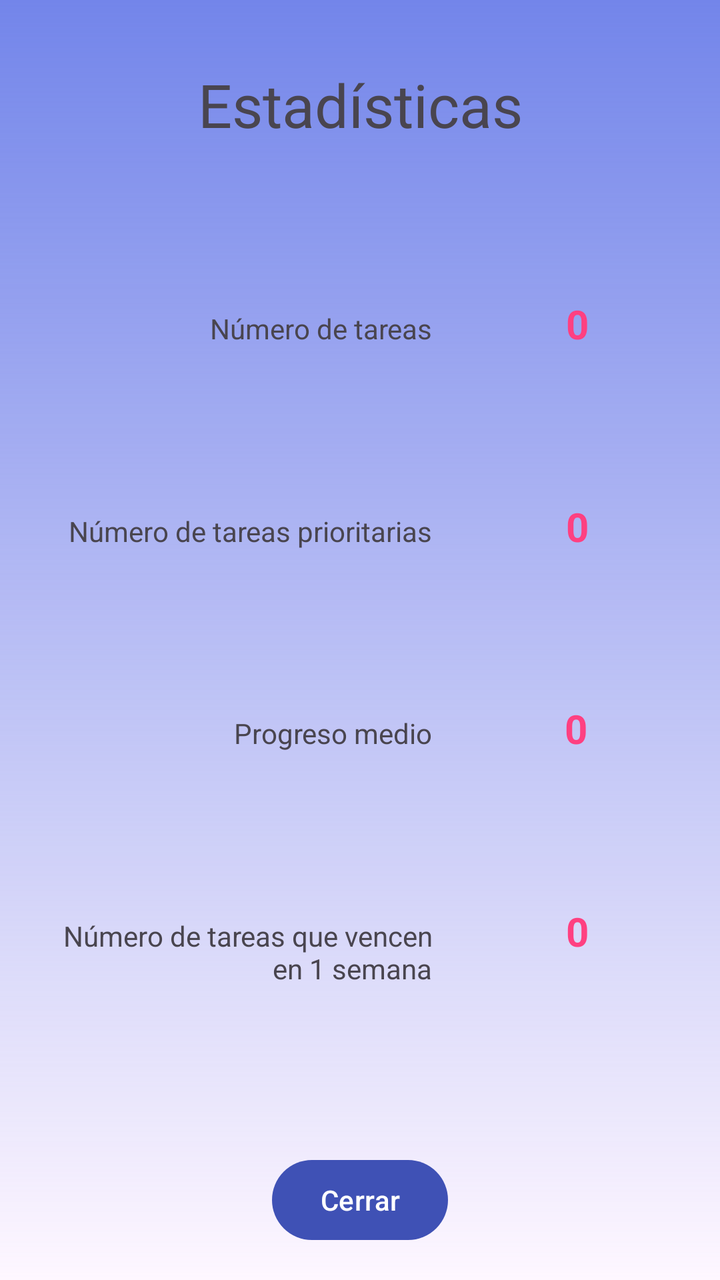
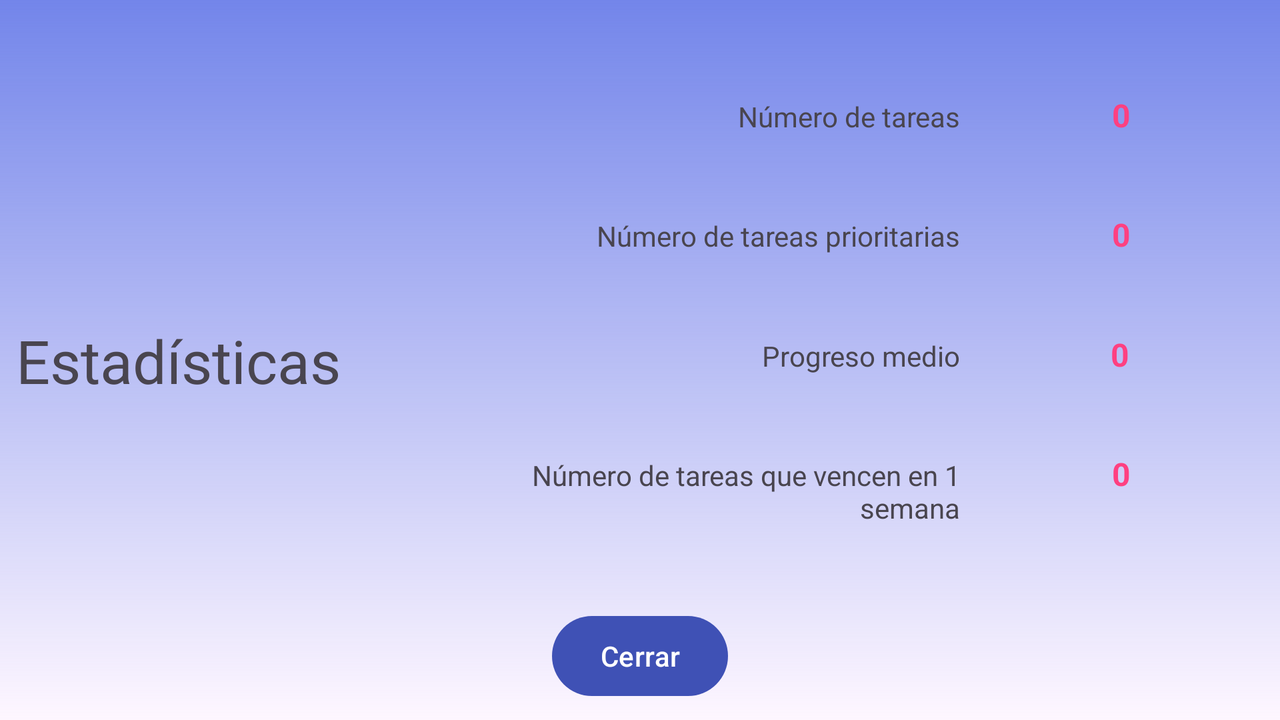

The same Android screen from two of the app's own layout files: first res/layout/ as a phone draws it, then the repository's variant for another configuration, drawn on a device whose configuration selects that folder. Both files follow.
<!-- AndroidManifest.xml: application theme Theme.TrassTarea -->
<!-- res/layout/activity_estadisticas.xml -->
<?xml version="1.0" encoding="utf-8"?>
<androidx.constraintlayout.widget.ConstraintLayout xmlns:android="http://schemas.android.com/apk/res/android"
    xmlns:app="http://schemas.android.com/apk/res-auto"
    xmlns:tools="http://schemas.android.com/tools"
    android:id="@+id/constraint_crear"
    android:layout_width="match_parent"
    android:layout_height="match_parent"
    android:background="@drawable/degradado_background"
    tools:context=".actividades.EstadisticasActivity">

    <TextView
        android:id="@+id/tv_estadisticas_titulo"
        android:layout_width="wrap_content"
        android:layout_height="wrap_content"
        android:layout_marginTop="32dp"
        android:text="@string/tv_estadisticas_tarea"
        android:textSize="30sp"
        app:layout_constraintEnd_toEndOf="parent"
        app:layout_constraintStart_toStartOf="parent"
        app:layout_constraintTop_toTopOf="parent" />

    <androidx.constraintlayout.widget.Guideline
        android:id="@+id/guideline_estadisticas_vertical"
        android:layout_width="wrap_content"
        android:layout_height="wrap_content"
        android:orientation="vertical"
        app:layout_constraintGuide_percent="0.6" />

    <Button
        android:id="@+id/bt_estadisticas_cerrar"
        android:layout_width="wrap_content"
        android:layout_height="wrap_content"
        android:layout_marginBottom="16dp"
        android:text="@string/bt_estadisticas_volver"
        app:layout_constraintBottom_toBottomOf="parent"
        app:layout_constraintEnd_toEndOf="parent"
        app:layout_constraintStart_toStartOf="parent" />

    <TextView
        android:id="@+id/tv_estadisticas_val1"
        android:layout_width="wrap_content"
        android:layout_height="0dp"
        android:text="@string/tv_estadisticas_val1"
        android:textColor="@color/mi_color_accent"
        android:textSize="20sp"
        android:textStyle="bold"
        app:layout_constraintBaseline_toBaselineOf="@+id/tv_estadisticas_cat1"
        app:layout_constraintEnd_toEndOf="parent"
        app:layout_constraintHorizontal_bias="0.504"
        app:layout_constraintStart_toStartOf="@+id/guideline_estadisticas_vertical" />

    <TextView
        android:id="@+id/tv_estadisticas_val2"
        android:layout_width="wrap_content"
        android:layout_height="0dp"
        android:text="@string/tv_estadisticas_val2"
        android:textColor="@color/mi_color_accent"
        android:textSize="20sp"
        android:textStyle="bold"
        app:layout_constraintBaseline_toBaselineOf="@+id/tv_estadisticas_cat2"
        app:layout_constraintEnd_toEndOf="parent"
        app:layout_constraintHorizontal_bias="0.504"
        app:layout_constraintStart_toStartOf="@+id/guideline_estadisticas_vertical" />

    <TextView
        android:id="@+id/tv_estadisticas_val3"
        android:layout_width="wrap_content"
        android:layout_height="0dp"
        android:text="@string/tv_estadisticas_val3"
        android:textColor="@color/mi_color_accent"
        android:textSize="20sp"
        android:textStyle="bold"
        app:layout_constraintBaseline_toBaselineOf="@+id/tv_estadisticas_cat3"
        app:layout_constraintEnd_toEndOf="parent"
        app:layout_constraintStart_toStartOf="@+id/guideline_estadisticas_vertical" />

    <TextView
        android:id="@+id/tv_estadisticas_val4"
        android:layout_width="wrap_content"
        android:layout_height="0dp"
        android:text="@string/tv_estadisticas_val4"
        android:textColor="@color/mi_color_accent"
        android:textSize="20sp"
        android:textStyle="bold"
        app:layout_constraintBaseline_toBaselineOf="@+id/tv_estadisticas_cat4"
        app:layout_constraintEnd_toEndOf="parent"
        app:layout_constraintHorizontal_bias="0.504"
        app:layout_constraintStart_toStartOf="@+id/guideline_estadisticas_vertical" />

    <androidx.constraintlayout.helper.widget.Flow
        android:layout_width="0dp"
        android:layout_height="0dp"
        android:layout_marginStart="16dp"
        android:orientation="vertical"
        app:constraint_referenced_ids="tv_estadisticas_cat1,tv_estadisticas_cat2,tv_estadisticas_cat3,tv_estadisticas_cat4"
        app:flow_wrapMode="chain"
        app:layout_constraintBottom_toTopOf="@+id/bt_estadisticas_cerrar"
        app:layout_constraintEnd_toStartOf="@+id/guideline_estadisticas_vertical"
        app:layout_constraintStart_toStartOf="parent"
        app:layout_constraintTop_toBottomOf="@+id/tv_estadisticas_titulo" />

    <TextView
        android:id="@+id/tv_estadisticas_cat1"
        android:layout_width="0dp"
        android:layout_height="wrap_content"
        android:gravity="right"
        android:singleLine="false"
        android:text="@string/tv_estadisticas_cat1"
        android:textSize="14sp"
        app:layout_constraintEnd_toStartOf="@+id/guideline_estadisticas_vertical"
        app:layout_constraintStart_toStartOf="parent" />

    <TextView
        android:id="@+id/tv_estadisticas_cat2"
        android:layout_width="0dp"
        android:layout_height="wrap_content"
        android:gravity="right"
        android:singleLine="false"
        android:text="@string/tv_estadisticas_cat2"
        android:textSize="14sp"
        app:layout_constraintEnd_toStartOf="@+id/guideline_estadisticas_vertical"
        app:layout_constraintStart_toStartOf="parent"
        tools:layout_editor_absoluteY="272dp" />

    <TextView
        android:id="@+id/tv_estadisticas_cat3"
        android:layout_width="0dp"
        android:layout_height="wrap_content"
        android:gravity="right"
        android:singleLine="false"
        android:text="@string/tv_estadisticas_cat3"
        android:textSize="14sp"
        app:layout_constraintEnd_toStartOf="@+id/guideline_estadisticas_vertical"
        app:layout_constraintStart_toStartOf="parent"
        tools:layout_editor_absoluteY="439dp" />

    <TextView
        android:id="@+id/tv_estadisticas_cat4"
        android:layout_width="0dp"
        android:layout_height="wrap_content"
        android:gravity="right"
        android:singleLine="false"
        android:text="@string/tv_estadisticas_cat4"
        android:textSize="14sp"
        app:layout_constraintEnd_toStartOf="@+id/guideline_estadisticas_vertical"
        app:layout_constraintStart_toStartOf="parent"
        tools:layout_editor_absoluteY="531dp" />
</androidx.constraintlayout.widget.ConstraintLayout>
<!-- resources referenced by this layout -->
<resources>
  <color name="mi_color_accent">#FF4081</color>
  <!-- drawable degradado_background (drawable) -->
  <?xml version="1.0" encoding="utf-8"?>
  <shape xmlns:android="http://schemas.android.com/apk/res/android">
      <gradient
          android:startColor="@color/mi_color_secondary"
          android:angle="-90"/>
  </shape>
  <string name="bt_estadisticas_volver">Cerrar</string>
  <string name="tv_estadisticas_cat1">Número de tareas</string>
  <string name="tv_estadisticas_cat2">Número de tareas prioritarias</string>
  <string name="tv_estadisticas_cat3">Progreso medio</string>
  <string name="tv_estadisticas_cat4">Número de tareas que vencen en 1 semana</string>
  <string name="tv_estadisticas_tarea">Estadísticas</string>
  <string name="tv_estadisticas_val1">0</string>
  <string name="tv_estadisticas_val2">0</string>
  <string name="tv_estadisticas_val3">0</string>
  <string name="tv_estadisticas_val4">0</string>
  <style name="Theme.TrassTarea" parent="Theme.Material3.Light">
          
          <item name="colorPrimary">@color/mi_color_primary</item>
          
          <item name="colorPrimaryDark">@color/mi_color_primary_dark</item>
          
          <item name="colorAccent">@color/mi_color_accent</item>
          
          <item name="colorControlNormal">@color/mi_color_control_normal</item>
          
          <item name="colorControlActivated">@color/mi_color_control_activated</item>
          
          <item name="colorControlHighlight">@color/mi_color_control_highlight</item>
          
          <item name="android:textColorPrimary">@color/mi_color_primary_dark</item>
          <item name="android:textColorSecondary">@color/mi_color_primary</item>
      </style>
  <color name="mi_color_secondary">#7385EA</color>
  <color name="mi_color_primary">#3F51B5</color>
  <color name="mi_color_primary_dark">#300F6F</color>
  <color name="mi_color_control_normal">#999999</color>
  <color name="mi_color_control_activated">#FF5722</color>
  <color name="mi_color_control_highlight">#FFC107</color>
</resources>
<!-- res/layout-land/activity_estadisticas.xml (the repository's variant of the layout above) -->
<!-- drawn on the phone turned sideways -->
<?xml version="1.0" encoding="utf-8"?>
<androidx.constraintlayout.widget.ConstraintLayout xmlns:android="http://schemas.android.com/apk/res/android"
    xmlns:app="http://schemas.android.com/apk/res-auto"
    xmlns:tools="http://schemas.android.com/tools"
    android:id="@+id/constraint_crear"
    android:layout_width="match_parent"
    android:layout_height="match_parent"
    android:background="@drawable/degradado_background"
    tools:context=".actividades.EstadisticasActivity">

    <TextView
        android:id="@+id/tv_estadisticas_titulo"
        android:layout_width="wrap_content"
        android:layout_height="wrap_content"
        android:layout_marginStart="8dp"
        android:text="@string/tv_estadisticas_tarea"
        android:textSize="30sp"
        app:layout_constraintBottom_toBottomOf="parent"
        app:layout_constraintStart_toStartOf="parent"
        app:layout_constraintTop_toTopOf="parent" />

    <androidx.constraintlayout.widget.Guideline
        android:id="@+id/guideline_estadisticas_vertical"
        android:layout_width="wrap_content"
        android:layout_height="wrap_content"
        android:orientation="vertical"
        app:layout_constraintGuide_percent="0.75" />

    <Button
        android:id="@+id/bt_estadisticas_cerrar"
        android:layout_width="wrap_content"
        android:layout_height="wrap_content"
        android:layout_marginBottom="8dp"
        android:text="@string/bt_estadisticas_volver"
        app:layout_constraintBottom_toBottomOf="parent"
        app:layout_constraintEnd_toEndOf="parent"
        app:layout_constraintStart_toStartOf="parent" />

    <TextView
        android:id="@+id/tv_estadisticas_val1"
        android:layout_width="wrap_content"
        android:layout_height="0dp"
        android:text="@string/tv_estadisticas_val1"
        android:textColor="@color/mi_color_accent"
        android:textSize="16sp"
        android:textStyle="bold"
        app:layout_constraintBaseline_toBaselineOf="@+id/tv_estadisticas_cat1"
        app:layout_constraintEnd_toEndOf="parent"
        app:layout_constraintHorizontal_bias="0.504"
        app:layout_constraintStart_toStartOf="@+id/guideline_estadisticas_vertical" />

    <TextView
        android:id="@+id/tv_estadisticas_val2"
        android:layout_width="wrap_content"
        android:layout_height="0dp"
        android:text="@string/tv_estadisticas_val2"
        android:textColor="@color/mi_color_accent"
        android:textSize="16sp"
        android:textStyle="bold"
        app:layout_constraintBaseline_toBaselineOf="@+id/tv_estadisticas_cat2"
        app:layout_constraintEnd_toEndOf="parent"
        app:layout_constraintHorizontal_bias="0.504"
        app:layout_constraintStart_toStartOf="@+id/guideline_estadisticas_vertical" />

    <TextView
        android:id="@+id/tv_estadisticas_val3"
        android:layout_width="wrap_content"
        android:layout_height="0dp"
        android:text="@string/tv_estadisticas_val3"
        android:textColor="@color/mi_color_accent"
        android:textSize="16sp"
        android:textStyle="bold"
        app:layout_constraintBaseline_toBaselineOf="@+id/tv_estadisticas_cat3"
        app:layout_constraintEnd_toEndOf="parent"
        app:layout_constraintStart_toStartOf="@+id/guideline_estadisticas_vertical" />

    <TextView
        android:id="@+id/tv_estadisticas_val4"
        android:layout_width="wrap_content"
        android:layout_height="0dp"
        android:text="@string/tv_estadisticas_val4"
        android:textColor="@color/mi_color_accent"
        android:textSize="16sp"
        android:textStyle="bold"
        app:layout_constraintBaseline_toBaselineOf="@+id/tv_estadisticas_cat4"
        app:layout_constraintEnd_toEndOf="parent"
        app:layout_constraintHorizontal_bias="0.504"
        app:layout_constraintStart_toStartOf="@+id/guideline_estadisticas_vertical" />

    <androidx.constraintlayout.helper.widget.Flow
        android:id="@+id/flow"
        android:layout_width="0dp"
        android:layout_height="0dp"
        android:layout_marginStart="32dp"
        android:layout_marginTop="8dp"
        android:orientation="vertical"
        app:constraint_referenced_ids="tv_estadisticas_cat1,tv_estadisticas_cat2,tv_estadisticas_cat3,tv_estadisticas_cat4"
        app:flow_wrapMode="chain"
        app:layout_constraintBottom_toTopOf="@+id/bt_estadisticas_cerrar"
        app:layout_constraintEnd_toStartOf="@+id/guideline_estadisticas_vertical"
        app:layout_constraintStart_toEndOf="@+id/tv_estadisticas_titulo"
        app:layout_constraintTop_toTopOf="parent" />

    <TextView
        android:id="@+id/tv_estadisticas_cat1"
        android:layout_width="0dp"
        android:layout_height="wrap_content"
        android:gravity="right"
        android:paddingStart="16dp"
        android:singleLine="false"
        android:text="@string/tv_estadisticas_cat1"
        android:textSize="14sp"
        app:layout_constraintEnd_toStartOf="@+id/guideline_estadisticas_vertical"
        app:layout_constraintStart_toEndOf="@+id/tv_estadisticas_titulo" />

    <TextView
        android:id="@+id/tv_estadisticas_cat2"
        android:layout_width="0dp"
        android:layout_height="wrap_content"
        android:gravity="right"
        android:paddingStart="16dp"
        android:singleLine="false"
        android:text="@string/tv_estadisticas_cat2"
        android:textSize="14sp"
        app:layout_constraintEnd_toStartOf="@+id/guideline_estadisticas_vertical"
        app:layout_constraintStart_toEndOf="@+id/tv_estadisticas_titulo"
        tools:layout_editor_absoluteY="272dp" />

    <TextView
        android:id="@+id/tv_estadisticas_cat3"
        android:layout_width="0dp"
        android:layout_height="wrap_content"
        android:gravity="right"
        android:paddingStart="16dp"
        android:singleLine="false"
        android:text="@string/tv_estadisticas_cat3"
        android:textSize="14sp"
        app:layout_constraintEnd_toStartOf="@+id/guideline_estadisticas_vertical"
        app:layout_constraintStart_toEndOf="@+id/tv_estadisticas_titulo"
        tools:layout_editor_absoluteY="439dp" />

    <TextView
        android:id="@+id/tv_estadisticas_cat4"
        android:layout_width="0dp"
        android:layout_height="wrap_content"
        android:gravity="right"
        android:paddingStart="48dp"
        android:singleLine="false"
        android:text="@string/tv_estadisticas_cat4"
        android:textSize="14sp"
        app:layout_constraintEnd_toStartOf="@+id/guideline_estadisticas_vertical"
        app:layout_constraintStart_toEndOf="@+id/tv_estadisticas_titulo"
        tools:layout_editor_absoluteY="531dp" />
</androidx.constraintlayout.widget.ConstraintLayout>
